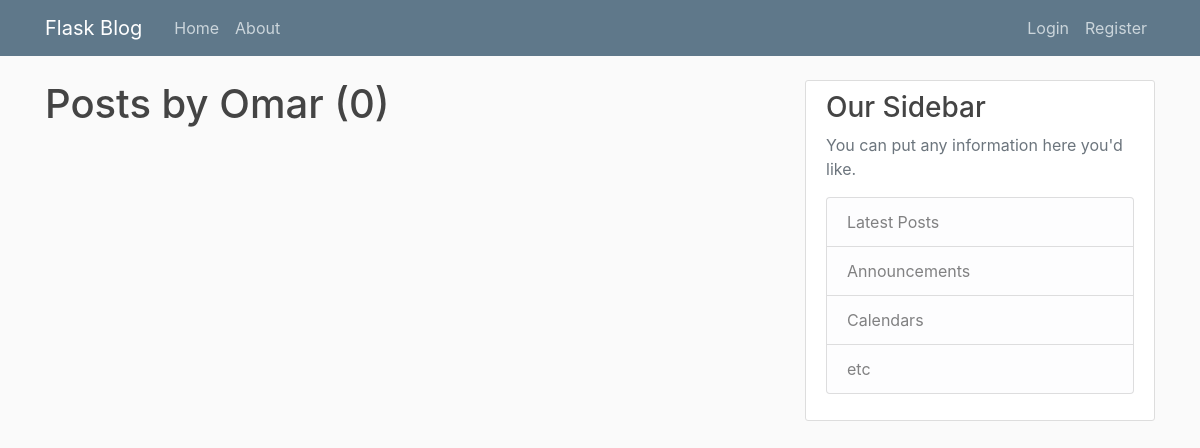
Before: /user/Omar with the older database file.
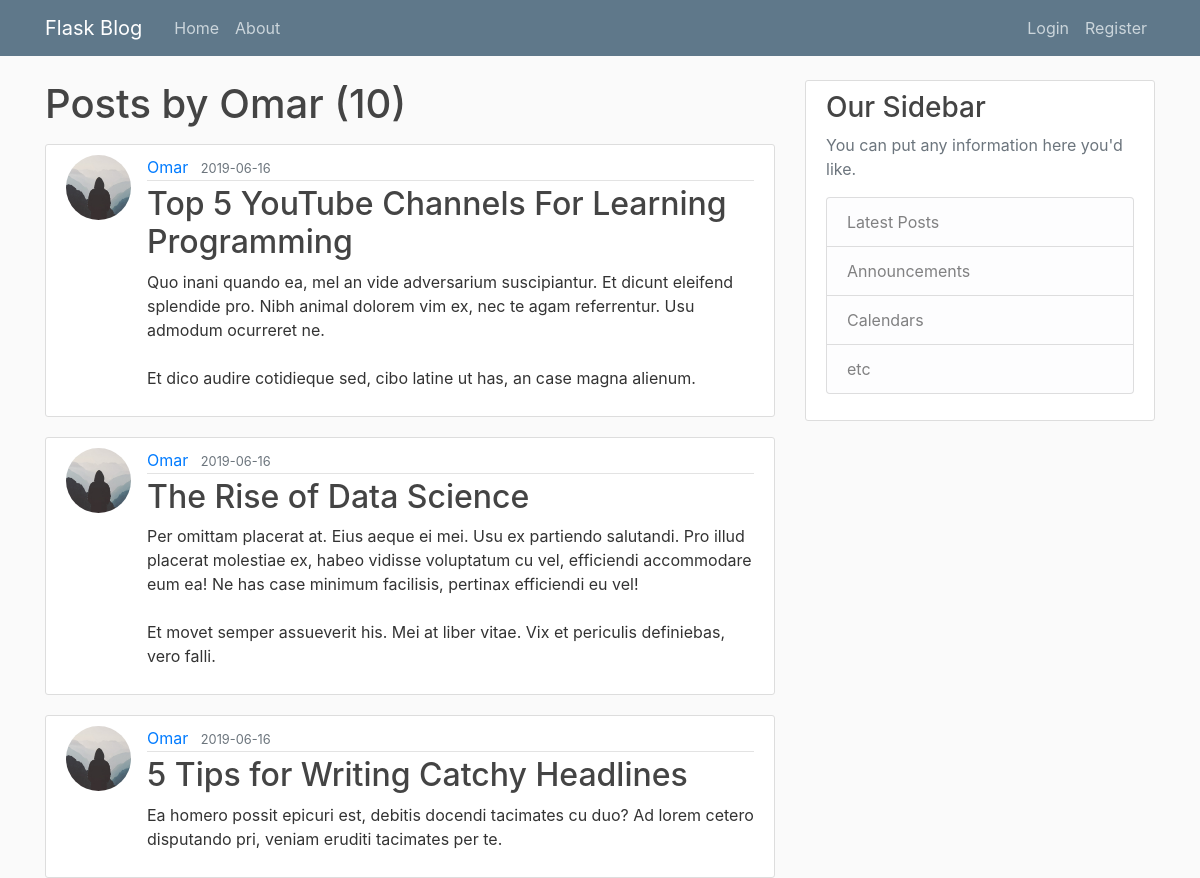
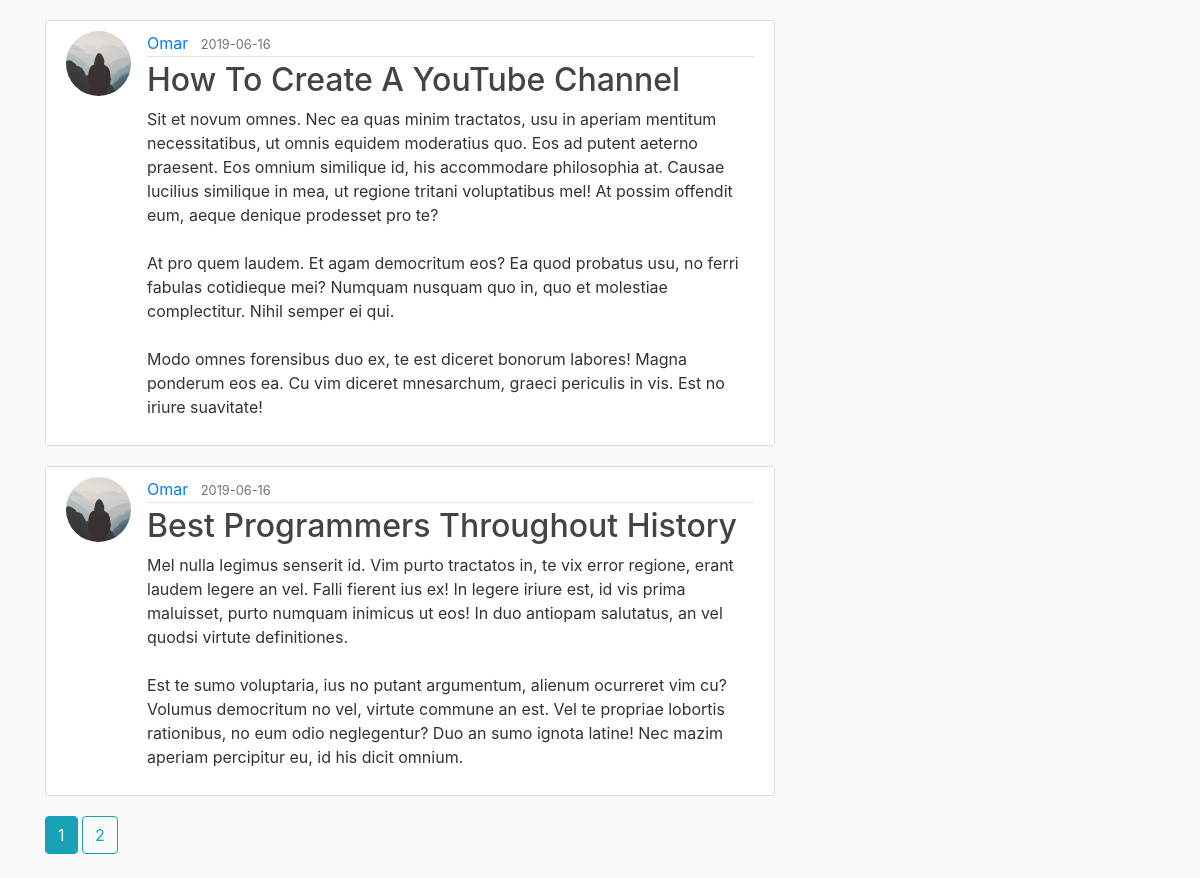
After: the same page with the newer database file (2 pictures, top to bottom).
### flaskblog/models.py (models this page shows, shortened)
class Post(db.Model):
    id = db.Column(db.Integer, primary_key=True)
    title = db.Column(db.String(100), nullable=False)
    date_posted = db.Column(db.DateTime, nullable=False, default=datetime.utcnow)
    content = db.Column(db.Text, nullable=False)
    user_id = db.Column(db.Integer, db.ForeignKey('user.id'), nullable=False)

class User(db.Model, UserMixin):
    id = db.Column(db.Integer, primary_key=True)
    username = db.Column(db.String(20), unique=True, nullable=False)
    email = db.Column(db.String(120), unique=True, nullable=False)
    image_file = db.Column(db.String(20), nullable=False, default='default.jpg')
    password = db.Column(db.String(60), nullable=False)
    posts = db.relationship('Post', backref='author', lazy=True)

### flaskblog/routes.py (the view)
@app.route("/user/<string:username>")
def user_posts(username):
    user = User.query.filter_by(username=username).first_or_404()
    page = request.args.get('page', 1, type=int)
    posts = Post.query.filter_by(author=user)\
        .order_by(Post.date_posted.desc())\
        .paginate(page=page, per_page=5)
    return render_template('user_posts.html', posts=posts, user=user)

### flaskblog/templates/user_posts.html (shortened to what this page needs)
{% extends "layout.html" %}
{% block content %}
    <h1 class="mb-3">Posts by {{ user.username }} ({{ posts.total }})</h1>
    {% for post in posts.items %}
        <article class="media content-section">
            <image class="rounded-circle article-img" src="{{ url_for('static', filename='profile_pics/' + post.author.image_file) }}">
          <div class="media-body">
            <div class="article-metadata">
              <a class="mr-2" href="{{ url_for('user_posts', username=post.author.username) }}">{{ post.author.username }}</a>
              <small class="text-muted">{{ post.date_posted.strftime('%Y-%m-%d') }}</small>
            </div>
            <h2><a class="article-title" href="{{ url_for('post', post_id=post.id) }}">{{ post.title }}</a></h2>
            <p class="article-content">{{ post.content }}</p>
          </div>
        </article>
    {% endfor %}
    {% for page_num in posts.iter_pages(left_edge=1, right_edge=1, left_current=1, right_current=2) %}
        {% if page_num %}
            {% if posts.page == page_num %}
                <a class="btn btn-info mb-4" href="{{ url_for('user_posts', username=user.username, page=page_num) }}">{{ page_num }}</a>
            {% else %}
                <a class="btn btn-outline-info mb-4" href="{{ url_for('user_posts', username=user.username, page=page_num) }}">{{ page_num }}</a>
            {% endif %}
        {% endif %}
    {% endfor %}
{% endblock content %}

Changed rows visible on the page:
added Post: image_file (placeholder picture), author.username "Omar", date_posted "2019-06-16", title "Top 5 YouTube Channels For Learning Programming", content "Quo inani quando ea, mel an vide adversarium suscipiantur. Et dicunt eleifend splendide pro. Nibh animal dolorem vim ex, nec te agam referrentur. Usu admodum ocurreret ne. Et dico audire cotidieque sed, cibo latine ut has, an case magna alienum."
added Post: image_file (placeholder picture), author.username "Omar", date_posted "2019-06-16", title "The Rise of Data Science", content "Per omittam placerat at. Eius aeque ei mei. Usu ex partiendo salutandi. Pro illud placerat molestiae ex, habeo vidisse voluptatum cu vel, efficiendi accommodare eum ea! Ne has case minimum facilisis, pertinax efficiendi eu vel! Et movet semper assueverit his. Mei at liber vitae. Vix et periculis definiebas, vero falli."
added Post: image_file (placeholder picture), author.username "Omar", date_posted "2019-06-16", title "5 Tips for Writing Catchy Headlines", content "Ea homero possit epicuri est, debitis docendi tacimates cu duo? Ad lorem cetero disputando pri, veniam eruditi tacimates per te."
added Post: image_file (placeholder picture), author.username "Omar", date_posted "2019-06-16", title "How To Create A YouTube Channel", content "Sit et novum omnes. Nec ea quas minim tractatos, usu in aperiam mentitum necessitatibus, ut omnis equidem moderatius quo. Eos ad putent aeterno praesent. Eos omnium similique id, his accommodare philosophia at. Causae lucilius similique in mea, ut regione tritani voluptatibus mel! At possim offendit eum, aeque denique prodesset pro te? At pro quem laudem. Et agam democritum eos? Ea quod probatus usu, no ferri fabulas cotidieque mei? Numquam nusquam quo in, quo et molestiae complectitur. Nihil semper ei qui. Modo omnes forensibus duo ex, te est diceret bonorum labores! Magna ponderum eos ea. Cu vim diceret mnesarchum, graeci periculis in vis. Est no iriure suavitate!"
added Post: image_file (placeholder picture), author.username "Omar", date_posted "2019-06-16", title "Best Programmers Throughout History", content "Mel nulla legimus senserit id. Vim purto tractatos in, te vix error regione, erant laudem legere an vel. Falli fierent ius ex! In legere iriure est, id vis prima maluisset, purto numquam inimicus ut eos! In duo antiopam salutatus, an vel quodsi virtute definitiones. Est te sumo voluptaria, ius no putant argumentum, alienum ocurreret vim cu? Volumus democritum no vel, virtute commune an est. Vel te propriae lobortis rationibus, no eum odio neglegentur? Duo an sumo ignota latine! Nec mazim aperiam percipitur eu, id his dicit omnium."
Other visible differences:
{{ posts.total }}: "0" → "10"
new list line: "1"
new list line: "2"
